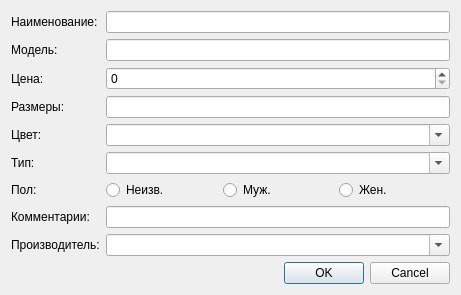
<?xml version="1.0" encoding="UTF-8"?>
<ui version="4.0">
 <class>dlgCreateConsignment</class>
 <widget class="QDialog" name="dlgCreateConsignment">
  <property name="geometry">
   <rect>
    <x>0</x>
    <y>0</y>
    <width>461</width>
    <height>289</height>
   </rect>
  </property>
  <property name="windowTitle">
   <string>Добавить новый товар</string>
  </property>
  <layout class="QGridLayout" name="gridLayout">
   <item row="6" column="1">
    <widget class="QComboBox" name="cbType">
     <property name="editable">
      <bool>true</bool>
     </property>
    </widget>
   </item>
   <item row="9" column="0">
    <widget class="QLabel" name="lblCountry">
     <property name="text">
      <string>Производитель:</string>
     </property>
    </widget>
   </item>
   <item row="8" column="0">
    <widget class="QLabel" name="lblComment">
     <property name="text">
      <string>Комментарии:</string>
     </property>
    </widget>
   </item>
   <item row="2" column="1">
    <widget class="QLineEdit" name="edtModel"/>
   </item>
   <item row="3" column="1">
    <widget class="QSpinBox" name="spnCost">
     <property name="minimum">
      <number>0</number>
     </property>
     <property name="maximum">
      <number>100000</number>
     </property>
     <property name="singleStep">
      <number>50</number>
     </property>
    </widget>
   </item>
   <item row="5" column="0">
    <widget class="QLabel" name="lblColor">
     <property name="text">
      <string>Цвет:</string>
     </property>
    </widget>
   </item>
   <item row="5" column="1">
    <widget class="QComboBox" name="cbColor">
     <property name="editable">
      <bool>true</bool>
     </property>
    </widget>
   </item>
   <item row="7" column="0">
    <widget class="QLabel" name="lblGender">
     <property name="text">
      <string>Пол:</string>
     </property>
    </widget>
   </item>
   <item row="3" column="0">
    <widget class="QLabel" name="lblCost">
     <property name="text">
      <string>Цена:</string>
     </property>
    </widget>
   </item>
   <item row="11" column="0" colspan="2">
    <widget class="QDialogButtonBox" name="btnBox">
     <property name="standardButtons">
      <set>QDialogButtonBox::Cancel|QDialogButtonBox::Ok</set>
     </property>
    </widget>
   </item>
   <item row="8" column="1">
    <widget class="QLineEdit" name="edtComment"/>
   </item>
   <item row="7" column="1">
    <layout class="QHBoxLayout" name="ltGender">
     <item>
      <widget class="QRadioButton" name="rbtnUnknown">
       <property name="text">
        <string>Неизв.</string>
       </property>
      </widget>
     </item>
     <item>
      <widget class="QRadioButton" name="rbtnMale">
       <property name="text">
        <string>Муж.</string>
       </property>
      </widget>
     </item>
     <item>
      <widget class="QRadioButton" name="rbtnFemale">
       <property name="text">
        <string>Жен.</string>
       </property>
      </widget>
     </item>
    </layout>
   </item>
   <item row="0" column="0">
    <widget class="QLabel" name="lblName">
     <property name="text">
      <string>Наименование:</string>
     </property>
    </widget>
   </item>
   <item row="2" column="0">
    <widget class="QLabel" name="lblModel">
     <property name="text">
      <string>Модель:</string>
     </property>
    </widget>
   </item>
   <item row="0" column="1">
    <widget class="QLineEdit" name="edtName"/>
   </item>
   <item row="6" column="0">
    <widget class="QLabel" name="lblType">
     <property name="text">
      <string>Тип:</string>
     </property>
    </widget>
   </item>
   <item row="9" column="1">
    <widget class="QComboBox" name="cbCountry">
     <property name="editable">
      <bool>true</bool>
     </property>
    </widget>
   </item>
   <item row="4" column="0">
    <widget class="QLabel" name="lblAddNewSizes">
     <property name="text">
      <string>Размеры:</string>
     </property>
    </widget>
   </item>
   <item row="4" column="1">
    <widget class="QLineEdit" name="edtAddNewSizes"/>
   </item>
  </layout>
 </widget>
 <tabstops>
  <tabstop>edtName</tabstop>
  <tabstop>edtModel</tabstop>
  <tabstop>spnCost</tabstop>
  <tabstop>edtAddNewSizes</tabstop>
  <tabstop>cbColor</tabstop>
  <tabstop>cbType</tabstop>
  <tabstop>rbtnUnknown</tabstop>
  <tabstop>rbtnMale</tabstop>
  <tabstop>rbtnFemale</tabstop>
  <tabstop>edtComment</tabstop>
  <tabstop>cbCountry</tabstop>
  <tabstop>btnBox</tabstop>
 </tabstops>
 <resources/>
 <connections/>
</ui>
